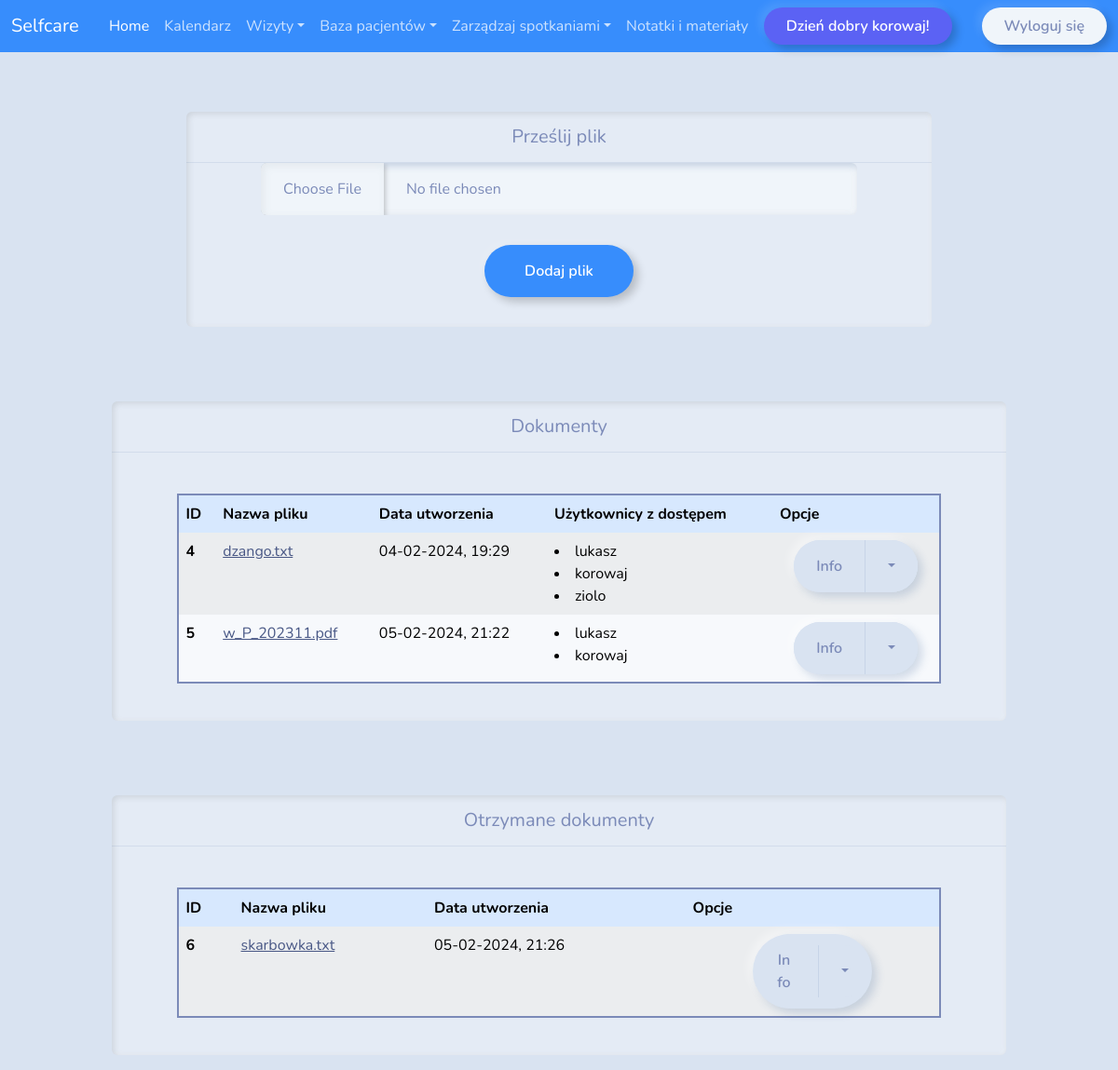
The app's page /files/upload_images (signed in) with its own data.
### patients/models.py (models this page shows)
class Document(models.Model):
    name = models.CharField(max_length=100)
    user = models.ForeignKey(User, on_delete = models.CASCADE)
    allowed_users = models.ManyToManyField(User, related_name="allowed_users")
    document = models.FileField(upload_to=documents_user_directory_path)
    date = models.DateTimeField()

### files/views.py (the view)
# urls.py: path('upload_images', views.upload_images, name="upload_images"),
@group_required('doctors')
def upload_images(request):
    users = User.objects.all()
    owned_document = Document.objects.filter(user=request.user)
    received_document = Document.objects.filter(allowed_users = request.user).exclude(user=request.user)
    if request.method == "POST":
        form = ImageForm(request.POST, request.FILES)
        if form.is_valid():
            image = form.save(commit=False)
            image.user = request.user
            form.save()
    else:
            image_form = ImageForm()
            file_form = DocumentForm()
    images = Image.objects.filter(user = request.user)
    return render(request, "files/notes.html", {
            'image_form': image_form,
            'file_form': file_form,
            'images': images,
            'owned_document': owned_document,
            'received_document': received_document,
            'users': users
        } )

### patients/forms.py
class ImageForm(forms.ModelForm):
    image = forms.ImageField(widget=forms.FileInput(attrs={'class': 'form-control', 'type': 'file',}))
    class Meta:
        model = Image
        fields = ('image', )

class DocumentForm(forms.ModelForm):
    document = forms.FileField(widget=forms.FileInput(attrs={'class': 'form-control', 'type': 'file',}))
    class Meta:
        model = Document
        fields = ('document',)
        labels = {
            'Document': 'OMG'
        }

### patients/helpers.py (called while the page is built)
def group_required(group, login_url=None, raise_exception=False):
    def check_perms(user):
        if isinstance(group, six.string_types):
            groups = (group, )
        else:
            groups = group
        if user.groups.filter(name__in=groups).exists():
            return True
        if raise_exception:
            raise PermissionDenied
        return False
    return user_passes_test(check_perms, login_url=login_url)

### patients/templatetags/auth_extras.py (called while the page is built)
@register.filter(name='has_group')
def has_group(user, group_name):
    group = Group.objects.get(name=group_name)
    return True if group in user.groups.all() else False

### files/templates/files/notes.html (shortened to what this page needs)
{% extends "patients/layout.html" %}
{% load static %}
{% block body %}
<div class= "container-uploadfile">
    <div class="card border-primary mb-3" style="width: 50rem;">
        <div class="card-header text-center fs-5">Prześlij plik</div>
<form method="post" action="{%url 'upload_files'%}" enctype="multipart/form-data">
    <div class="upload-form">
    {{ file_form }}
</div>
    <button type="submit" class="btn btn-outline-primary button-nw" style="width: 10rem;">Dodaj plik</button>
</form>
</div>
</div>
{% include 'files/documents.html'%}
{% endblock body %}

### patients/templates/patients/layout.html (shortened to what this page needs)
{% load static %}
{% load auth_extras %}
<!DOCTYPE html>
<html lang="en">
<head>
    <link href="{% static 'patients/bootstrap.css' %}" rel="stylesheet">
</head>
<body>
  {% if request.user|has_group:"admin" %}
  <nav class="navbar navbar-expand-lg bg-primary " data-bs-theme="dark">
    <div class="container-fluid">
      <a class="navbar-brand" href="{% url 'dashboard' %}">Selfcare</a>
      <button class="navbar-toggler" type="button" data-bs-toggle="collapse" data-bs-target="#navbarColor01" aria-controls="navbarColor01" aria-expanded="false" aria-label="Toggle navigation">
        <span class="navbar-toggler-icon"></span>
      </button>
      <div class="collapse navbar-collapse" id="navbarColor01">
        <ul class="navbar-nav mx-auto">
          <li class="nav-item">
            <a class="nav-link active" href="{% url 'dashboard' %}">Home
              <span class="visually-hidden">(current)</span>
            </a>
          </li>
          <li class="nav-item">
            <a class="nav-link" href="{% url 'calendar'%}">Kalendarz</a>
          </li>
          <li class="nav-item dropdown">
            <a class="nav-link dropdown-toggle" data-bs-toggle="dropdown" href="#" role="button" aria-haspopup="true" aria-expanded="false">Wizyty</a>
            <div class="dropdown-menu">
              <a class="dropdown-item" href="{% url 'meetings' %}">Pełna lista wizyt</a>
              <a class="dropdown-item" href="{% url 'newmeeting' %}">Dodaj wizytę</a>
            </div>
          </li>
          <li class="nav-item dropdown">
            <a class="nav-link dropdown-toggle" data-bs-toggle="dropdown" href="#" role="button" aria-haspopup="true" aria-expanded="false">Baza pacjentów</a>
            <div class="dropdown-menu">
              <a class="dropdown-item" href="{% url 'patients' %}">Lista zarejestrowanych pacjentów</a>
              <a class="dropdown-item" href="{% url 'newpatient' %}">Dodaj nowego pacjenta</a>
            </div>
          </li>
          <li class="nav-item dropdown">
            <a class="nav-link dropdown-toggle" data-bs-toggle="dropdown" href="#" role="button" aria-haspopup="true" aria-expanded="false">Baza lekarzy</a>
            <div class="dropdown-menu">
              <a class="dropdown-item" href="{% url 'doctors' %}">Lista zarejestrowanych lekarzy</a>
              <a class="dropdown-item" href="{% url 'newdoctor' %}">Dodaj nowego lekarza</a>
            </div>
          </li>
          <li class="nav-item dropdown">
            <a class="nav-link dropdown-toggle" data-bs-toggle="dropdown" href="#" role="button" aria-haspopup="true" aria-expanded="false">Zarządzaj spotkaniem</a>
            <div class="dropdown-menu">
              <a class="dropdown-item" href="{% url 'doctors_meetings' %}">Moje spoktania</a>
            </div>
          </li>
          <li class="nav-item dropdown">
            <a class="nav-link dropdown-toggle" data-bs-toggle="dropdown" href="#" role="button" aria-haspopup="true" aria-expanded="false">Notatki i materiały</a>
            <div class="dropdown-menu">
              <a class="dropdown-item" href="{% url 'upload_images'%}">Notatki i materiały</a>
            </div>
          </li>
        </ul>
        <button class="btn btn-outline-info" style="line-height: 0.5rem; margin-right:2rem;">Dzień dobry {{request.user}}!</button>
        <a href="{%url 'logoutUser'%}">
          <button action="logoutUser" class="btn btn-outline-light" style="line-height: 0.5rem;">Wyloguj się</button>
        </a>
      </div>
    </div>
  </nav>
  {% elif request.user|has_group:"doctors" %}
  <nav class="navbar navbar-expand-lg bg-primary " data-bs-theme="dark">
    <div class="container-fluid">
      <a class="navbar-brand" href="{% url 'dashboard' %}">Selfcare</a>
      <div class="collapse navbar-collapse" id="navbarColor01">
        <ul class="navbar-nav mx-auto">
          <li class="nav-item">
            <a class="nav-link active" href="{% url 'dashboard' %}">Home
            </a>
          </li>
          <li class="nav-item">
            <a class="nav-link" href="{% url 'calendar'%}">Kalendarz</a>
          </li>
          <li class="nav-item dropdown">
            <a class="nav-link dropdown-toggle" data-bs-toggle="dropdown" href="#" role="button" aria-haspopup="true" aria-expanded="false">Wizyty</a>
          </li>
          <li class="nav-item dropdown">
            <a class="nav-link dropdown-toggle" data-bs-toggle="dropdown" href="#" role="button" aria-haspopup="true" aria-expanded="false">Baza pacjentów</a>
          </li>
          <li class="nav-item dropdown">
            <a class="nav-link dropdown-toggle" data-bs-toggle="dropdown" href="#" role="button" aria-haspopup="true" aria-expanded="false">Zarządzaj spotkaniami</a>
          </li>
          <li class="nav-item">
            <a class="nav-link" href="{% url 'upload_images'%}">Notatki i materiały</a>
          </li>
        </ul>
        <button class="btn btn-outline-info" style="line-height: 0.5rem; margin-right:2rem;">Dzień dobry {{request.user}}!</button>
        <a href="{%url 'logoutUser'%}">
          <button action="logoutUser" class="btn btn-outline-light" style="line-height: 0.5rem;">Wyloguj się</button>
        </a>
      </div>
    </div>
  </nav>
  {% else %}
  <h1> BLOCK ERROR - GROUP ERROR </h1>
  {% endif %}
    {% block body %}
    {% endblock %}
</body>
</html>

### files/templates/files/documents.html (shortened to what this page needs)
{% load static %}
{% block body %}
  <div class= "container-patients">
    <div class="card border-primary mb-3" style="width: 80%;">
        <div class="card-header text-center fs-5">Dokumenty</div>
        <div class="form-newpatient">
        <div class="card-body">
  <div class="tables">
      <table id="data" class="table table-bordered table-striped table-hover patients-table">
        <thead>
        <tr class="table-primary">
          <th scope="col">ID</th>
          <th scope="col">Nazwa pliku</th>
          <th scope="col">Data utworzenia</th>
          <th scope="col">Użytkownicy z dostępem</th>
          <th scope="col">Opcje</th>
        </tr>
        </thead>
        <tbody>
          {% for document in owned_document  %}
        <tr class="table-secondary">
          <th scope="row">{{ document.id }}</th>
          <td><a href="{{ document.document.url }}">{{ document.name }}</a></td>
          <td>{{ document.date|date:"d-m-Y, H:i"  }}</td>
          <td>{% for user in document.allowed_users.all %}
            <li>{{user.username }}</li>
            {% endfor %}
          </td>
          <td style="text-align: center;">
              <div class="btn-group" role="group" aria-label="Button group with nested dropdown">
                <button type="button" class="btn btn-info" style="width: 100%; height: 100%;">Info</button>
                <div class="btn-group" role="group">
                  <button id="btnGroupDrop3" type="button" class="btn btn-info dropdown-toggle" data-bs-toggle="dropdown" aria-haspopup="true" aria-expanded="false"></button>
                </div>
              </div>
          </td>
        </div>
        {% endfor %}
  </div>
  </div>
  </div>
  <div class= "container-patients">
    <div class="card border-primary mb-3" style="width: 80%;">
        <div class="card-header text-center fs-5">Otrzymane dokumenty</div>
        <div class="form-newpatient">
        <div class="card-body">
  <div class="tables">
      <table id="data" class="table table-bordered table-striped table-hover patients-table">
        <thead>
        <tr class="table-primary">
          <th scope="col">ID</th>
          <th scope="col">Nazwa pliku</th>
          <th scope="col">Data utworzenia</th>
          <th scope="col">Opcje</th>
        </tr>
        </thead>
        <tbody>
          {% for doc in received_document %}
        <tr class="table-secondary">
          <th scope="row">{{ doc.id }}</th>
          <td><a href="{{ doc.document.url }}">{{ doc.name }}</a></td>
          <td>{{ doc.date|date:"d-m-Y, H:i"  }}</td>
          <td style="text-align: center;">
              <div class="btn-group" role="group" aria-label="Button group with nested dropdown" style="display: inline-block; width: 50%; height: 50%">
                <button type="button" class="btn btn-info" style="width: 50%; height: 20%;">Info</button>
                <div class="btn-group" role="group">
                  <button id="btnGroupDrop3" type="button" class="btn btn-info dropdown-toggle" data-bs-toggle="dropdown" aria-haspopup="true" aria-expanded="false"></button>
                </div>
              </div>
          </td>
        </div>
        {% endfor %}
  </div>
  </div>
  </div>
  </div>
{% endblock body %}

### files/templates/files/notes.html (style rules this page uses)
.container-uploadfile { padding-top: 4rem; width: 70%; display: flex; margin-left: auto; margin-right: auto; justify-content: center; align-items: center; height: 100%; }
.upload-form { width: 80%; display: flex; margin-left: auto; margin-right: auto; justify-content: center; align-items: center; }
.button-nw { margin: 2rem; width: 60%; display: flex; margin-left: auto; margin-right: auto; justify-content: center; align-items: center; }

### files/templates/files/documents.html (style rules this page uses)
.container-patients { padding-top: 4rem; display: flex; margin-left: auto; margin-right: auto; justify-content: center; align-items: center; height: 100%; }

### records on screen
Document: id "4", name "dzango.txt", date "04-02-2024, 19:29"
Document: id "5", name "w_P_202311.pdf", date "05-02-2024, 21:22"
Document: id "6", name "skarbowka.txt", date "05-02-2024, 21:26"

### other values on screen
{{ request.user }} "korowaj"
{{ user.username }} "lukasz"
{{ user.username }} "korowaj"
{{ user.username }} "ziolo"
